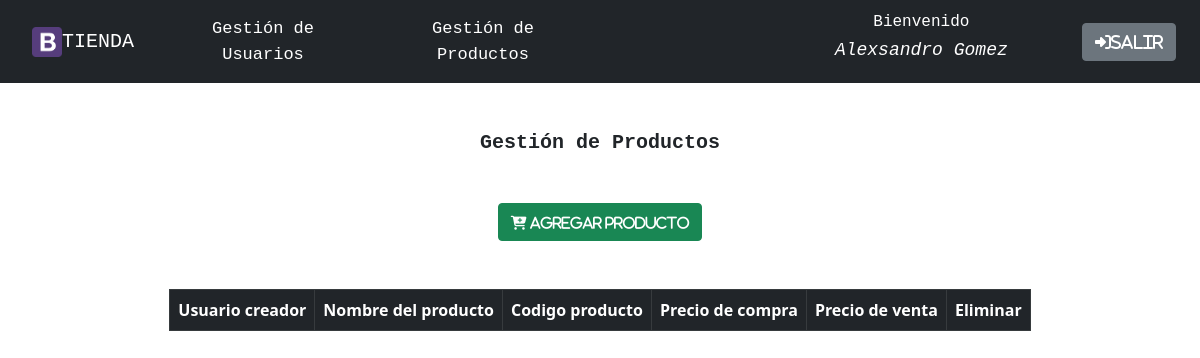
Before: /gestionProductos/1 (signed in) with the older database file.
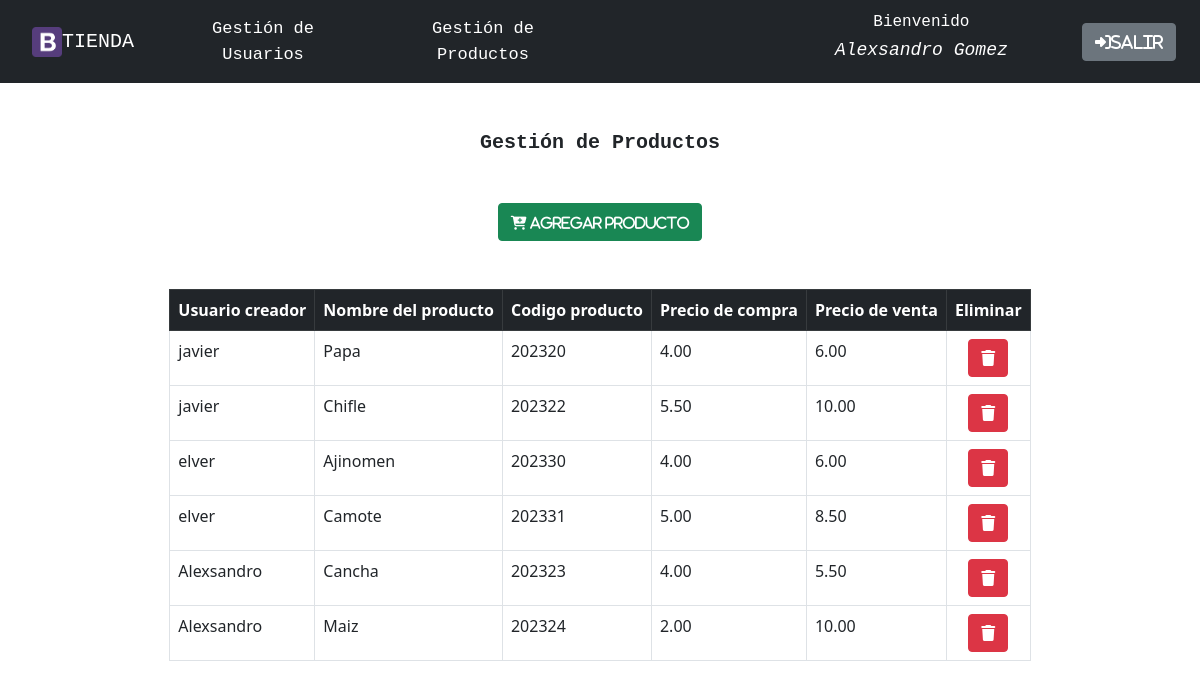
After: the same page with the newer database file.
### gestion_tienda/models.py (models this page shows)
class producto(models.Model):
    User = models.ForeignKey(User,on_delete=models.CASCADE)
    Nombre_del_producto = models.CharField(max_length = 32)
    Codigo = models.CharField(max_length = 32)
    Precio_de_compra = MoneyField(decimal_places=2,default=0,default_currency='PEN',max_digits=8)
    Precio_de_venta= MoneyField(decimal_places=2,default=0,default_currency='PEN',max_digits=8)

### gestion_tienda/views.py (the view, shortened to what this page needs)
# urls.py: path('gestionProductos/<str:ind>', views.gestionProductos, name='gestionProductos'),
@login_required(login_url = 'http://127.0.0.1:8000')
def gestionProductos(request, ind):
    usuarioInformacion = User.objects.get(id=ind)
    productosTotales = producto.objects.all()
    return render(request, 'gestionProductos.html',{
        'usuarioInformacion' : usuarioInformacion,
        'productosTotales' : productosTotales
    })

### gestion_tienda/templates/gestionProductos.html (shortened to what this page needs)
{% load static %}
<!DOCTYPE html>
<html>
    <head>
        <link   href="https://cdn.jsdelivr.net/npm/bootstrap@5.0.2/dist/css/bootstrap.min.css"
                rel="stylesheet"
>
        <link   rel="stylesheet"
                href="https://cdnjs.cloudflare.com/ajax/libs/font-awesome/6.4.0/css/all.min.css"
/>
    </head>
    <body>
        <nav class="navbar navbar-light bg-dark text-center">
            <div class="d-flex row align-items-center w-100">
                <div class="col-8">
                    <div class="row">
                        <div class="col-3 d-flex justify-content-start align-items-center">
                            <a  class="navbar-brand text-white p-2 ms-4 me-2"
                            style="font-family: monospace, monospace;"
                            href="/consolaUsuario">
                                <img    src="{% static 'Bootstraplogo.png' %}"
                                        width="30"
                                        height="30"
                                        class="d-inline-block align-top"
                                        alt="">TIENDA
                            </a>
                        </div>
                        <div class="col-3 d-flex justify-content-start">
                            {% if user.usuario.Rol_del_usuario == 'Administrador' %}
                            <a  class="navbar-brand p-2 ms-1 me-4"
                                style="font-family: monospace, monospace;
                                    color: white;
                                    font-size: 17px;"
                                onMouseOver="this.style.color='gray'"
                                onMouseOut="this.style.color='white'"
                                href="/gestionUsuarios">Gestión de<br/>Usuarios</a>
                            {% endif%}
                        </div>
                        <div class="col-3 d-flex justify-content-start">
                            {% if user.id %}
                            <a  class="navbar-brand p-2 ms-4 me-4"
                                style="font-family: monospace, monospace;
                                    color: white;
                                    font-size: 17px;"
                                onMouseOver="this.style.color='gray'"
                                onMouseOut="this.style.color='white'"
                                href="{% url 'gestion_tienda:gestionProductos' user.id %}">Gestión de<br/>Productos</a>
                            {% endif%}
                        </div>
                    </div>
                </div>
                <div    class="col-4">
                    <div    class="row">
                        <div    class="col-8 text-white"
                                style="font-family: monospace, monospace;">
                            <div    class="row">
                                <h5 style="font-size: 16px;">Bienvenido</h5>
                            </div>
                            <div    class="row fst-italic">
                                <h5 style="font-size: 18px;">{{ user.first_name}} {{ user.last_name}}</h5>
                            </div>
                        </div>
                        <div    class="col-4 d-flex align-items-center justify-content-end">
                            <a  class="btn btn-secondary" href="{% url 'gestion_tienda:cerrarSesion' %}">
                                <i  class="fa-solid fa-right-to-bracket">Salir</i>
                            </a>
                        </div>
                    </div>
                </div>
            </div>
        </nav>
        <div    class="mt-5 text-center"
                style="font-family: monospace, monospace;">
            <h5 style="font-size: 20px;
                font-weight: 800;">Gestión de Productos</h5>
        </div>
        <div class="mt-5 text-center">
            <button class="btn btn-success"
                    data-bs-toggle="modal"
                    data-bs-target="#nuevoProducto"
                    href="#">
                <i  class="fa-solid fa-cart-plus"
                    style="font-size: 14px;"> Agregar Producto</i>
            </button>
        </div>
        <div class="mt-5 container d-flex justify-content-center">
            <div class="row justify-content-center">
                <div class="col-12">
                    <table class="table table-bordered">
                        <thead class="table-dark p-4">
                            {% if user.usuario.Rol_del_usuario == 'Administrador' %}
                            <th>Usuario creador</th>
                            {% endif%}
                            <th>Nombre del producto</th>
                            <th>Codigo producto</th>
                            <th>Precio de compra</th>
                            <th>Precio de venta</th>
                            {% if user.usuario.Rol_del_usuario == 'Administrador' %}
                            <th>Eliminar</th>
                            {% endif%}
                        </thead>
                        <tbody>
                            {% for producto in productosTotales %}
                            <tr>
                                {% if user.usuario.Rol_del_usuario == 'Administrador' %}
                                <td>{{producto.User}}</td>
                                {% endif%}
                                <td>{{producto.Nombre_del_producto}}</td>
                                <td>{{producto.Codigo}}</td>
                                <td>{{producto.Precio_de_compra}}</td>
                                <td>{{producto.Precio_de_venta}}</td>
                                {% if user.usuario.Rol_del_usuario == 'Administrador' %}
                                <td class="text-center">
                                    <a  class="btn btn-danger"
                                        href="{% url 'gestion_tienda:eliminarProducto' producto.Codigo user.id%}">
                                        <i class="fa-solid fa-trash"></i>
                                    </a>
                                </td>
                                {% endif%}
                            </tr>
                            {% endfor %}
                        </tbody>
                    </table>
                </div>
            </div>
        </div>
    </body>
</html>

Changed rows visible on the page:
added producto: User "javier", Nombre_del_producto "Papa", Codigo "202320", Precio_de_compra "4.00", Precio_de_venta "6.00"
added producto: User "javier", Nombre_del_producto "Chifle", Codigo "202322", Precio_de_compra "5.50", Precio_de_venta "10.00"
added producto: User "elver", Nombre_del_producto "Ajinomen", Codigo "202330", Precio_de_compra "4.00", Precio_de_venta "6.00"
added producto: User "elver", Nombre_del_producto "Camote", Codigo "202331", Precio_de_compra "5.00", Precio_de_venta "8.50"
added producto: User "Alexsandro", Nombre_del_producto "Cancha", Codigo "202323", Precio_de_compra "4.00", Precio_de_venta "5.50"
added producto: User "Alexsandro", Nombre_del_producto "Maiz", Codigo "202324", Precio_de_compra "2.00", Precio_de_venta "10.00"
